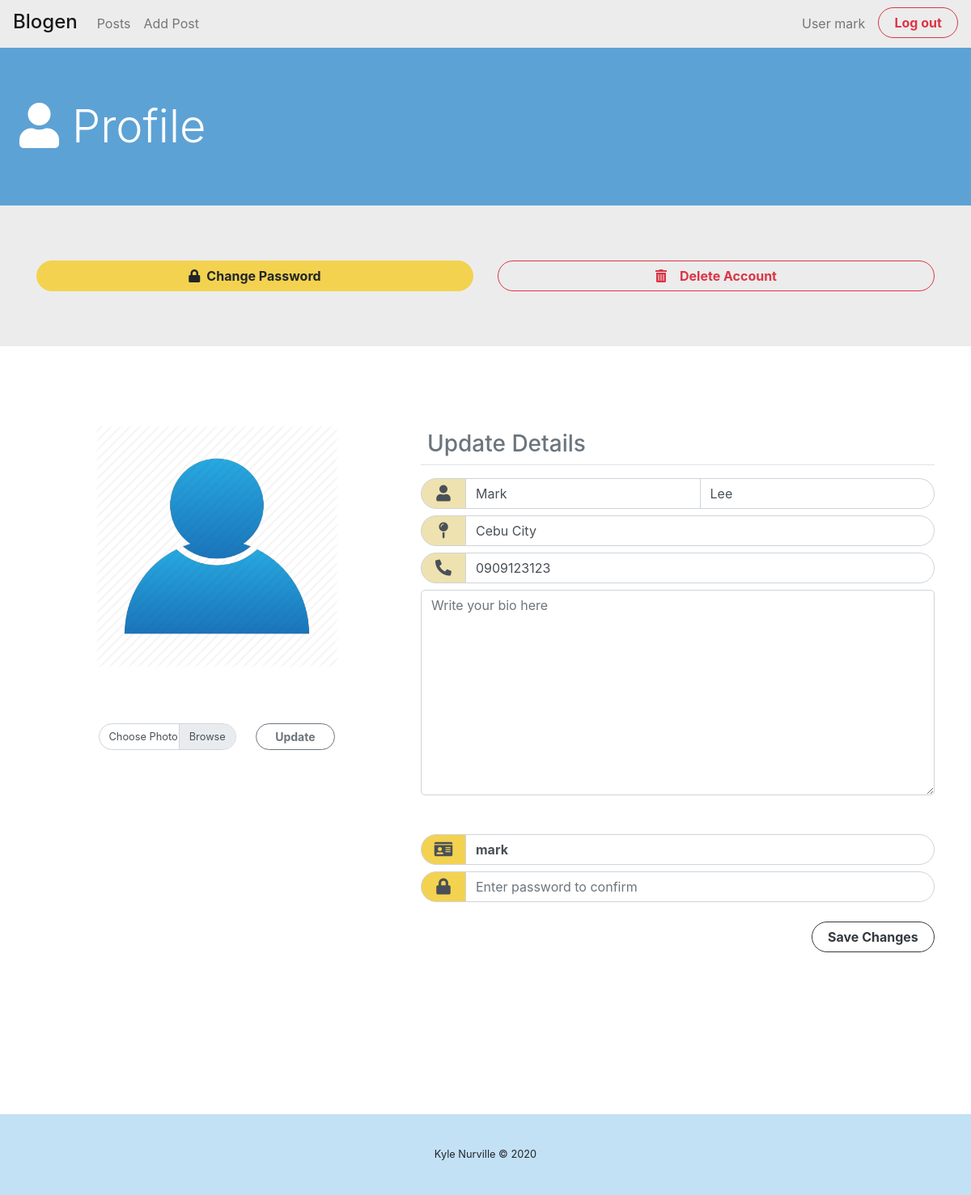
Page /profile.php (signed in) on the committed database.
### tables this page shows
CREATE TABLE `users` (
  `id` int(11) NOT NULL,
  `first_name` varchar(100) NOT NULL,
  `last_name` varchar(100) NOT NULL,
  `address` varchar(255) NOT NULL,
  `contact_number` varchar(100) NOT NULL,
  `avatar` varchar(100) DEFAULT NULL,
  `bio` text DEFAULT NULL,
  `account_id` int(11) NOT NULL
);

CREATE TABLE `accounts` (
  `id` int(11) NOT NULL,
  `username` varchar(15) NOT NULL,
  `password` varchar(100) NOT NULL,
  `role` varchar(1) NOT NULL DEFAULT 'U'
);

### profile.php (the view, shortened to what this page needs)
<?php
$id = $_SESSION['account_id'];
$row = getUser($id);
function getUser($id)
{
   $sql = "SELECT * FROM users INNER JOIN accounts ON users.account_id = accounts.id WHERE accounts.id = $id";
   $conn = connection();
   if ($result = $conn->query($sql)) {
      return $result->fetch_assoc();
   } else {
      die("Error retreiving your record: " . $conn->error);
   }
}
?>
<!DOCTYPE html>
<html lang="en">
<head>
   <link rel="stylesheet" href="https://cdnjs.cloudflare.com/ajax/libs/font-awesome/5.13.1/css/all.min.css">
   <link rel="stylesheet" href="main.css">
</head>
<body>
   <?php
   if ($_SESSION['role'] == "A") {
      include "adminMenu.php";
   } else {
      include "userMenu.php";
   }
   ?>
   <header>
      <div class="jumbotron jumbotron-fluid bg-blue m-0">
         <h1 class="display-4 text-white ml-4"><i class="fas fa-user mr-3"></i>Profile</h1>
      </div>
      <div class="jumbotron jumbotron-fluid bg-light">
         <div class="container text-container">
            <div class="row">
               <div class="col-sm my-1">
                  <a class="btn btn-yellow col text-truncate" href="changePassword.php"><i class="fas fa-lock mr-2"></i>Change Password</a>
               </div>
               <div class="col-sm my-1">
                  <a class="btn btn-outline-danger col text-truncate" href="deleteAccount.php"><i class="fas fa-trash-alt mr-3"></i>Delete Account</a>
               </div>
            </div>
         </div>
      </div>
   </header>
   <main class="container mt-6">
      <div class="row">
         <div class="col-xl-4 col-lg-5 col-md-7 mx-auto">
            <div class="card mb-6 border-0 px-4">
               <?php
               if ($row['avatar'] == NULL) {
               ?>
                  <img src="img/user.png" alt="No Profile Picture" class="card-img-top rounded">
               <?php
               } else {
               ?>
                  <img src="img/<?= $row['avatar'] ?>" alt="<?= $row['avatar'] ?>" class="card-img-top rounded">
               <?php
               }
               ?>
               <div class="card-body">
                  <form action="" method="post" enctype="multipart/form-data">
                     <div class="row justify-content-between">
                        <div class="custom-file small col-md-7 mb-1 mr-1">
                           <label for="choosePhoto" class="custom-file-label">Choose Photo</label>
                        </div>
                        <button type="submit" class="btn btn-outline-secondary btn-sm text-truncate col-md-4 mb-1" name="btnUpdatePhoto" title="Update Photo">Update</button>
                     </div>
                  </form>
               </div>
            </div>
         </div>
         <div class="col-lg-7">
            <div class="container">
               <div class="row border-bottom mb-3 p-2">
                  <h3 class="d-inline text-muted">Update Details</h3>
               </div>
            </div>
            <form action="" method="post">
               <div class="input-group mb-2">
                  <div class="input-group-prepend">
                     <div class="input-group-text bg-lyellow"><i class="fas fa-user"></i></div>
                  </div>
                  <input type="text" name="firstName" class="form-control" placeholder="First Name" value="<?= $row['first_name'] ?>" required autofocus>
                  <input type="text" name="lastName" class="form-control" placeholder="Last Name" value="<?= $row['last_name'] ?>" required>
               </div>
               <div class="input-group mb-2">
                  <div class="input-group-prepend">
                     <div class="input-group-text bg-lyellow"><i class="fas fa-map-pin"></i></div>
                  </div>
                  <input type="text" name="address" class="form-control" placeholder="Address" value="<?= $row['address'] ?>" required>
               </div>
               <div class="input-group mb-2">
                  <div class="input-group-prepend">
                     <div class="input-group-text bg-lyellow"><i class="fas fa-phone-alt"></i></div>
                  </div>
                  <input type="text" name="contact" class="form-control" placeholder="Contact Number" value="<?= $row['contact_number'] ?>" required>
               </div>
               <textarea name="bio" class="form-control mb-5" style="border-radius: 5px;" cols="30" rows="10" placeholder="Write your bio here"><?= $row['bio'] ?></textarea>
               <div class="input-group mb-2">
                  <div class="input-group-prepend">
                     <div class="input-group-text bg-yellow"><i class="fas fa-id-card"></i></div>
                  </div>
                  <input type="text" name="username" class="form-control font-weight-bold" placeholder="Username" value="<?= $row['username'] ?>" required>
               </div>
               <div class="input-group mb-4">
                  <div class="input-group-prepend">
                     <div class="input-group-text bg-yellow"><i class="fas fa-lock"></i></div>
                  </div>
                  <input type="password" name="passw" class="form-control" placeholder="Enter password to confirm" minlength="8" required>
               </div>
               <button type="submit" name="btnUpdateInfo" class="btn btn-outline-dark float-right">Save Changes</button>
            </form>
         </div>
      </div>
   </main>
   <footer class="bg-lblue text-center w-100" style="margin-top: 200px;">
      <small style="line-height:100px;">Kyle Nurville &copy; 2020</small>
   </footer>
</body>
</html>

### rows in the picture
users: firstName "Mark", lastName "Lee", address "Cebu City", contact "0909123123", username "mark"

### other values in the picture
$_SESSION['username'] "mark"
